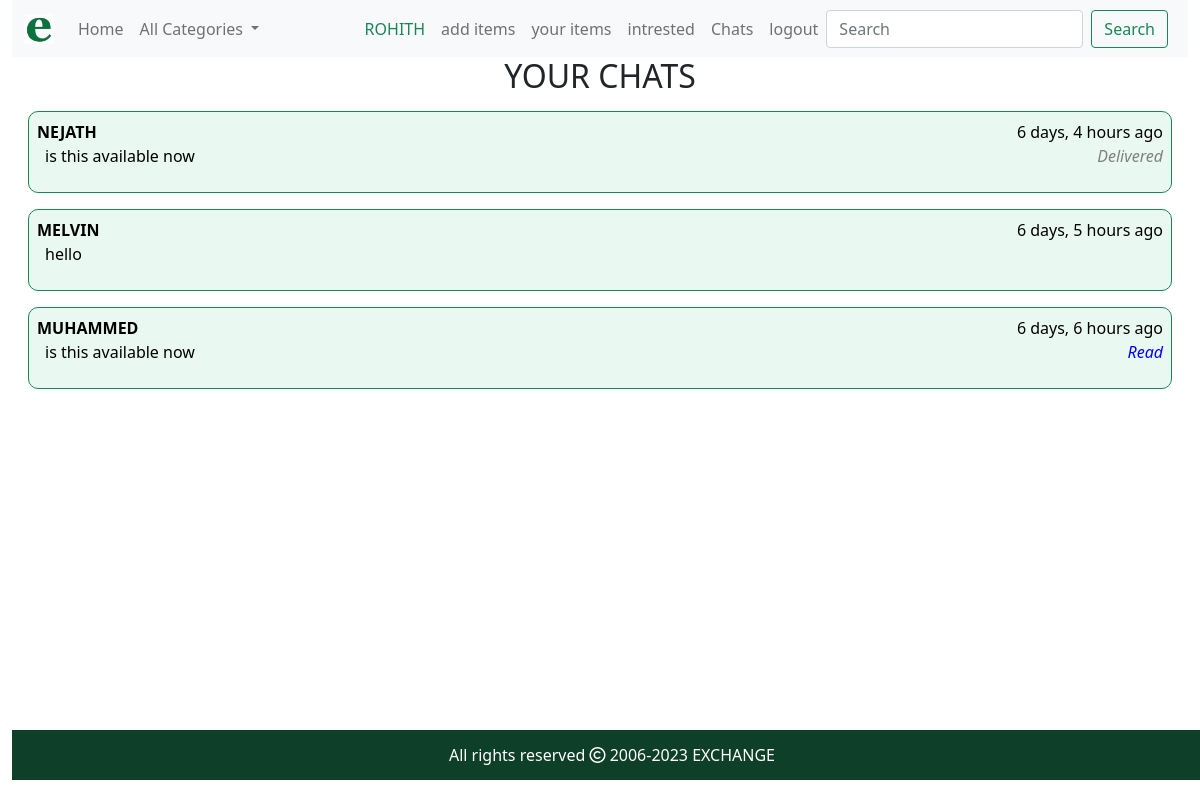
The page /chats/yourchats/ (signed in) on the database its author committed.
### chats/models.py (models this page shows)
class Conversation(models.Model):
    participants= models.ManyToManyField(User,related_name='conversations')
    latest_message=models.OneToOneField('Message',on_delete=models.SET_NULL,null=True,related_name='lm')
    message_count=models.PositiveIntegerField(default=0)
    created = models.DateTimeField(auto_now_add=True)
    updated = models.DateTimeField(auto_now=True)
    notification = models.BooleanField(default=False)

class Message(models.Model):
    sender=models.ForeignKey(User,on_delete=models.CASCADE)
    content=models.CharField(max_length=30,)
    conversation= models.ForeignKey(Conversation,on_delete=models.CASCADE)
    timestamp = models.DateTimeField(auto_now_add=True)

### chats/views.py (the view)
# urls.py: path('yourchats/',views.yourchats,name='yourchats'),
@login_required
def yourchats(request):
    u=request.user
    c = Conversation.objects.filter(participants=u).order_by('-latest_message')
    return render(request, 'yourchats.html',{'c':c} )

### cart/context_processors.py (called while the page is built)
def like_counter(request):
    like_count = 0
    if request.user.is_authenticated:
        user = request.user
        try:
            likes = Liked.objects.filter(user=user)
            for i in likes:
                like_count += 1
        except:
            like_count = None
    return {'like_count': like_count}

### chats/context_processors.py (called while the page is built)
def conv_noti(request):
    n=False
    if request.user.is_authenticated:
        u = request.user
        c = Conversation.objects.filter(participants=u).filter(notification=True)
        for i in c:
            if(i.latest_message.sender != u):
                n=True
                break
            else:
                pass
        else:
            pass
    return {'n':n}

### shop/context_processors.py (called while the page is built)
def menu_links(request):
    links=Category.objects.all()
    return {'links':links}

### templates/yourchats.html
{% extends 'base.html' %}
{% load static %}
{% block content%}
<h2 class="text-center">YOUR CHATS</h2>
<div class="align-middle" style="">
    {% for i in c %}
    {% for j in i.participants.all %}
    {% if j != request.user%}
<a href="{% url 'chats:messagebox' j.id %}" style="text-decoration:none;color:black">
    <div style="background-color:#e9f8f1;display:flex;border-radius:10px" class="border border-success m-3 p-2">
        <div style="">
            <b>{{j.username | upper}}</b>
            <p class="ps-2">{{i.latest_message.content}}</p>
        </div>
        <div style="margin-left:auto;" class="text-end">
            {{i.latest_message.timestamp | timesince }}&nbsp;ago<br>
        {% if i.notification == True %}
            {% if i.latest_message.sender != request.user %}
            <i style="font-size:20px;" class="bi bi-exclamation-circle-fill text-success"></i>
            {% else %}
                <i style="color:grey">Delivered</i>
            {% endif %}
        {% else %}
            {% if i.latest_message.sender == request.user %}
                <i style="color:blue">Read</i>
            {% endif %}
        {% endif %}
        </div>
    </div>
</a>
    {% endif %}
    {% endfor%}
     {% empty %}
        <h5 class="text-center text-danger">NO CONVERSATIONS</h5>
    {% endfor %}
</div>
{% endblock %}

### templates/base.html (shortened to what this page needs)
<!DOCTYPE html>
{% load static %}
<html lang="en">
<head>
    <link href="https://cdn.jsdelivr.net/npm/bootstrap@5.0.2/dist/css/bootstrap.min.css" rel="stylesheet">
    <link rel="stylesheet" href="https://cdn.jsdelivr.net/npm/bootstrap-icons@1.10.2/font/bootstrap-icons.css">
    <link rel="stylesheet" href="{% static 'css/custom1.css' %}">
    <link rel="stylesheet" href=" https://cdnjs.cloudflare.com/ajax/libs/font-awesome/6.4.0/css/all.min.css">
</head>
<body style="">
<div class="container-fluid">
<header class="sticky-top">
    <nav class="navbar navbar-expand-lg navbar-light bg-light">
  <div class="container-fluid">
    <a class="navbar-brand" href="{% url 'shop:home' %}">
        <img src="{% static 'img/elogo.jpg' %}" alt="img" height="30px" width="30px" class="d-inline-block align-text-top">
        </a>
    <div class="collapse navbar-collapse" id="navbarSupportedContent">
      <ul class="navbar-nav me-auto mb-2 mb-lg-0">
        <li class="nav-item">
          <a class="nav-link" aria-current="page" href="{% url 'shop:home' %}">Home</a>
        </li>
          <li class="nav-item dropdown">
          <a class="nav-link dropdown-toggle" href="#" id="navbarDropdown" role="button" data-bs-toggle="dropdown" aria-expanded="false">
            All Categories
          </a>
        </li>
        </ul>
        <ul class="navbar-nav mb-2 mb-lg-0">
            {% if user.is_authenticated %}
            <li class="nav-item">
                    <a class="nav-link text-success"  href="{% url 'user:update-user' %}">{{user.username | upper}}</a>
            </li>
            <li class="nav-item">
                    <a class="nav-link"  href="{% url 'shop:add_items'%}">add items</a>
            </li>
            <li class="nav-item">
                    <a class="nav-link"  href="{% url 'shop:your_items'%}">your items</a>
            </li>
            <li class="nav-item">
                    <a class="nav-link"  href="{% url 'cart:likedview' %}">intrested</a>
            </li>
            <li class="nav-item">
                    <a class="nav-link"  href="{% url 'chats:yourchats' %}">Chats
                    </a>
            </li>
            <li class="nav-item">
                    <a class="nav-link" href="{% url 'user:logout' %}">logout</a>
            </li>
                {% else %}
            <li class="nav-item">
                    <a class="nav-link" href="{% url 'user:login' %}">login</a>
            </li>
                {% endif %}
        </ul>
      <form method="POST" class="d-flex" action="{% url 'search:searchresult' %}">
        <input class="form-control me-2" type="search" name="q" placeholder="Search" aria-label="Search">
        <button class="btn btn-outline-success" type="submit">Search</button>
      </form>
        <ul class="navbar-nav p-1">
        </ul>
    </div>
  </div>
</nav>
</header>
    {% block content %}
    {% endblock %}
<div>
    {% block footer %}
    <footer class="footer">
        <p>All rights reserved <i class="fa-regular fa-copyright"></i> 2006-2023 EXCHANGE</p>
    </footer>
    {% endblock %}
</div>
</div>
</body>
</html>

### static/css/custom1.css (style rules this page uses)
body { min-height:90vh; position:relative; }
.footer { width:100%; height:50px; background-color:#0e3f28; color:white; line-height:50px; text-align:center; margin-top:10px; position:absolute; bottom:-60px }

### rows shown on the page
Conversation: latest_message.content "is this available now", latest_message.timestamp "6 days, 4 hours"
Conversation: latest_message.content "hello", latest_message.timestamp "6 days, 5 hours"
Conversation: latest_message.content "is this available now", latest_message.timestamp "6 days, 6 hours"

### other values the page prints
{{ user.username | upper }} "ROHITH"
{{ j.username | upper }} "NEJATH"
{{ j.username | upper }} "MELVIN"
{{ j.username | upper }} "MUHAMMED"
